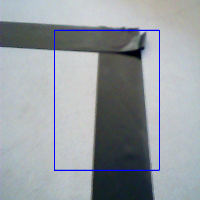
#> input picture branches/John_machine_learning/image_type_file/image_type_left/0.png, 200 x 200 px
$ python -i image.py   (imports and definitions only)
#> lines starting #> are read from the running program, lines starting #| are printed output that depends on the picture; after the words box and inside, x2 and y2 are one past the last pixel; in counts of white or black regions, pixels touching at a corner belong together
#> further down, picture is the input picture: shape (200, 200, 3); mean B, G, R 161, 155.8, 150.1
"""Module analysant les images :
Son unique fonction prend en entree une frame et renvoie
l'abscisse du centre de la forme permettant la direction du robot"""

###### IMPORT #########
import cv2
import numpy as np
#######################
def color_treatment (image):
    """Analyse une image et trouve le centre de la forme si elle existe.
        Prend en parametre :
        - image : l'image a analyser

        Renvoie : Une image binaire, composé uniquement de noir et de blanc"""

    ####### Les prochaines lignes permettent de travailler l'image pour #######
    #######            la rendre plus facilement analysable             #######

    # On transforme l'image en niveaux de gris
    gris = cv2.cvtColor(image, cv2.COLOR_BGR2GRAY)
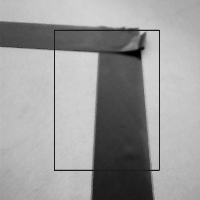
#> gris: shape (200, 200); min 1, max 214, mean 154.7

    # On floute l'image
    flou = cv2.GaussianBlur(gris, (5, 5), 0)
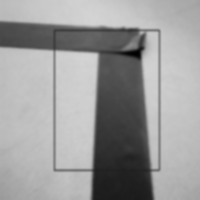
#> flou: shape (200, 200); min 1, max 211, mean 154.7

    # On transforme en image binaire
    ret, binaire = cv2.threshold(flou, 100, 255, cv2.THRESH_BINARY_INV)
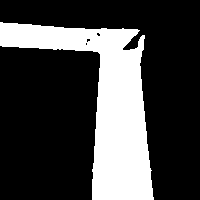
#> binaire: shape (200, 200); 26.6% white; 1 white region, box (x1, y1, x2, y2) and area: (0, 22, 154, 200) 10622

    # On elimine les bruits restants
    masque = cv2.erode(binaire, None, iterations=2)
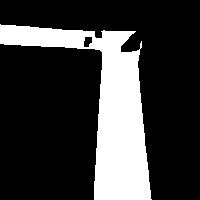
#> masque: shape (200, 200); 23% white; 1 white region, box (x1, y1, x2, y2) and area: (0, 24, 152, 200) 9182
    masque = cv2.dilate(masque, None, iterations=2)
#> masque: shape (200, 200); 26.5% white; 1 white region, box (x1, y1, x2, y2) and area: (0, 22, 154, 200) 10582

    ###########################################################################
    ###########################################################################
    return masque
# [60 lines left out: functions find_extrem_pos, centroidDetector, not called in this run]

>>> import cv2
>>> picture = cv2.imread('image_type_file/image_type_left/0.png')
>>> result = color_treatment(picture)

$ run again, on branches/John_machine_learning/image_type_file/image_type_left/2.png
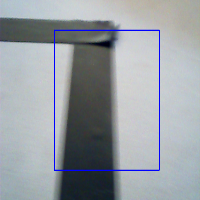
#> input picture branches/John_machine_learning/image_type_file/image_type_left/2.png, 200 x 200 px
#> picture is the input picture: shape (200, 200, 3); mean B, G, R 163.1, 157.7, 152.1
#> in color_treatment, `ret, binaire = cv2.threshold(flou, 100, 255, cv2.THRESH_BINARY_INV)`:
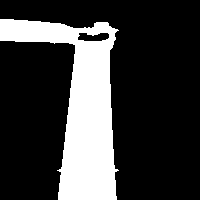
#> binaire: shape (200, 200); 23.2% white; 1 white region, box (x1, y1, x2, y2) and area: (0, 19, 119, 200) 9266
#> in color_treatment, `masque = cv2.erode(binaire, None, iterations=2)`:
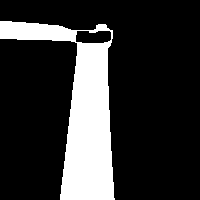
#> masque: shape (200, 200); 19.8% white; 1 white region, box (x1, y1, x2, y2) and area: (0, 21, 115, 200) 7906
